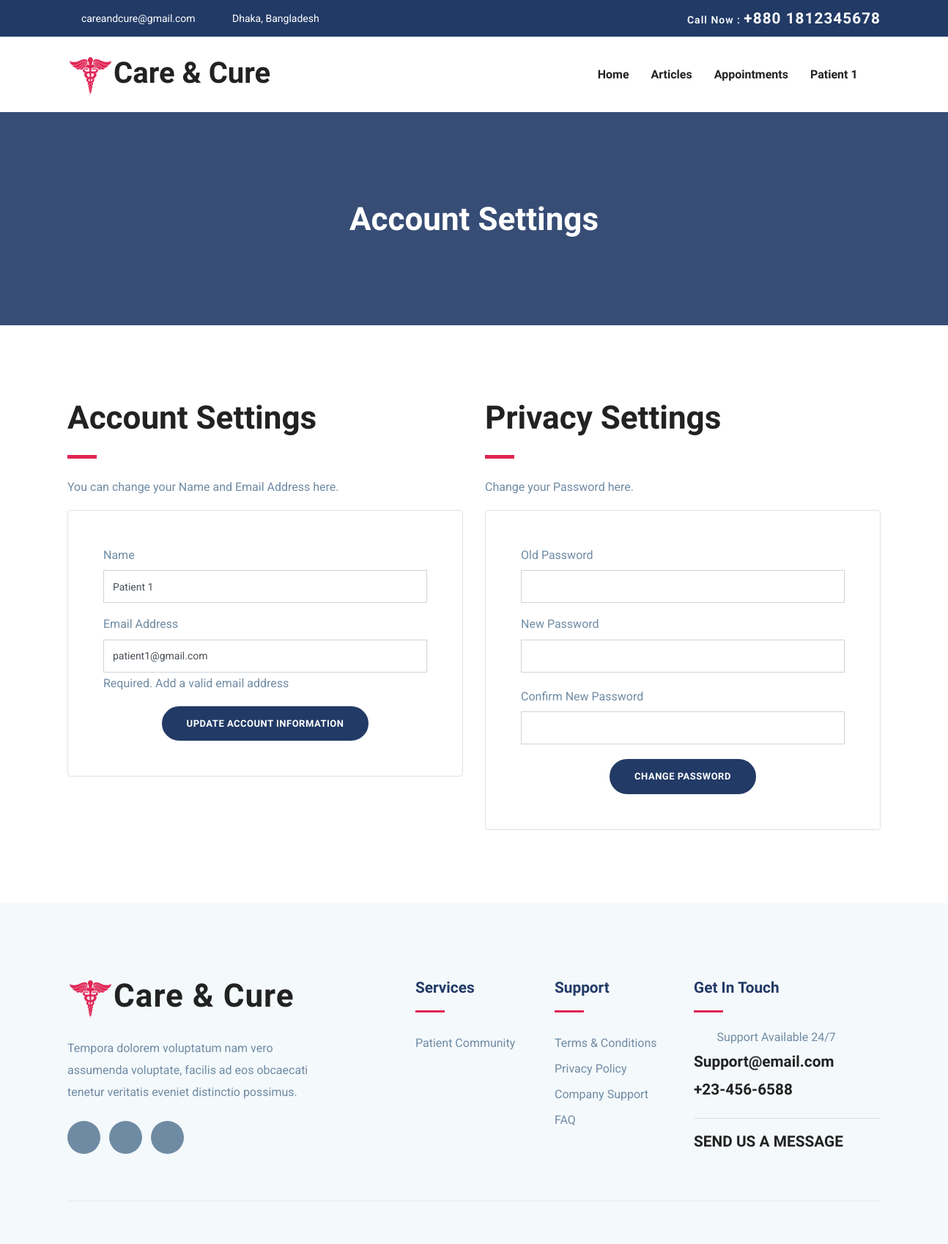
The page /auth/account-settings (signed in) on the database its author committed.
### user_control/models.py (models this page shows, shortened)
class UserModel(AbstractBaseUser, PermissionsMixin):
    email = models.EmailField(max_length=255, unique=True)
    name = models.CharField(max_length=255)
    is_patient = models.BooleanField(default=False)
    is_doctor = models.BooleanField(default=False)
    is_active = models.BooleanField(default=True)
    is_staff = models.BooleanField(default=False)
    is_admin = models.BooleanField(default=False)
    is_superuser = models.BooleanField(default=False)
    date_joined = models.DateTimeField(auto_now_add=True)
    USERNAME_FIELD = "email"
    REQUIRED_FIELDS = ["name"]
    objects = MyUserManager()
    class Meta:
        verbose_name = "User"
        verbose_name_plural = "Users"

### user_control/views.py (the view, shortened to what this page needs)
# urls.py: path("auth/account-settings", account_settings_view, name="account-settings"),
@login_required(login_url="login")
def account_settings_view(request):
    user = request.user
    information_form = AccountInformationForm(instance=user)
    password_form = PasswordChangeForm(request.user)
    context = {
        "information_form": information_form,
        "password_form": password_form,
    }
    return render(request, "pages/user-control/account-settings.html", context)

### user_control/forms.py
class AccountInformationForm(ModelForm):
    name = forms.CharField(
        max_length=60, widget=forms.TextInput(attrs={"placeholder": "Full Name"})
    )
    email = forms.EmailField(
        max_length=255,
        help_text="Required. Add a valid email address",
        widget=forms.TextInput(attrs={"placeholder": "Email Address"}),
    )
    class Meta:
        model = UserModel
        fields = ("name", "email")

### templates/pages/user-control/account-settings.html (shortened to what this page needs)
{% extends "base.html" %}
{% load static %}
{% load widget_tweaks %}
{% block content %}
<section class="page-title bg-1">
    <div class="container">
        <div class="row">
            <div class="col-md-12">
                <div class="block text-center">
                    <span class="text-white h2">Account Settings</span>
                </div>
            </div>
        </div>
    </div>
</section>
<section class="section doctor-single">
    <div class="container">
        <div class="row">
            <div class="col-lg-6 col-md-12">
                <div class="section-heading">
                    <h2>Account Settings</h2>
                    <div class="divider my-4"></div>
                </div>
                <p>You can change your Name and Email Address here.</p>
                <form class="p-4 p-md-5 border rounded" method="post">
                    <div class="row">
                        <div class="col-lg-12 col-md-12 col-sm-12">
                            <div class="form-group">
                                <label>Name</label>
                                {{ information_form.name|add_class:"form-control" }}
                            </div>
                        </div>
                    </div>
                    <div class="row">
                        <div class="col-lg-12 col-md-12 col-sm-12">
                            <div class="form-group">
                                <label>Email Address</label>
                                {{ information_form.email|add_class:"form-control" }}
                                <p>{{ information_form.email.help_text|safe }}</p>
                            </div>
                        </div>
                    </div>
                    <div class="text-center">
                        <button class="btn btn-main btn-round-full" type="submit">
                            <span>Update Account Information</span></button>
                    </div>
                </form>
            </div>
            <div class="col-lg-6 col-md-12">
                <h2>Privacy Settings</h2>
                <div class="divider my-4"></div>
                <p>Change your Password here.</p>
                <form class="p-4 p-md-5 border rounded" method="post">
                    <div class="row">
                        <div class="col-lg-12 col-md-12 col-sm-12">
                            <div class="form-group">
                                <label>Old Password</label>
                                {{ password_form.old_password|add_class:"form-control" }}
                            </div>
                        </div>
                    </div>
                    <div class="row">
                        <div class="col-lg-12 col-md-12 col-sm-12">
                            <div class="form-group">
                                <label>New Password</label>
                                {{ password_form.new_password1|add_class:"form-control" }}
                            </div>
                        </div>
                    </div>
                    <div class="row">
                        <div class="col-lg-12 col-md-12 col-sm-12">
                            <div class="form-group">
                                <label>Confirm New Password</label>
                                {{ password_form.new_password2|add_class:"form-control" }}
                            </div>
                        </div>
                    </div>
                    <div class="text-center">
                        <button class="btn btn-main btn-round-full" type="submit">
                            <span>Change Password</span></button>
                    </div>
                </form>
            </div>
        </div>
    </div>
</section>
{% endblock %}

### templates/components/navbar.html (shortened to what this page needs)
{% load static %}
<nav class="navbar navbar-expand-lg navigation" id="navbar">
    <div class="container">
        <a class="navbar-brand" href="{% url 'home' %}">
            <h1><img src="{% static 'images/logoo.png' %}" alt="" class="img-fluid">Care & Cure</h1>
        </a>
        <div class="collapse navbar-collapse" id="navbarmain">
            <ul class="navbar-nav ml-auto">
                <li class="nav-item active">
                    <a class="nav-link" href="{% url 'home' %}">Home</a>
                </li>
                <li class="nav-item"><a class="nav-link" href="{% url 'article-home' %}">Articles</a></li>
                {% if request.user.is_authenticated and request.user.is_doctor %}
                <li class="nav-item">
                    <a class="nav-link" href="{% url 'doctor-appointment-home' %}">Appointments</a>
                </li>
                {% elif request.user.is_authenticated and request.user.is_patient %}
                <li class="nav-item">
                    <a class="nav-link" href="{% url 'patient-appointment-home' %}">Appointments</a>
                </li>
                {% endif %}
                {% if request.user.is_authenticated %}
                <li class="nav-item dropdown">
                    <a class="nav-link dropdown-toggle" href="#" id="dropdown03" data-toggle="dropdown"
                        aria-haspopup="true" aria-expanded="false">{{ request.user.name }} <i
                            class="icofont-thin-down"></i></a>
                </li>
                {% endif %}
            </ul>
        </div>
    </div>
</nav>

### static-files/css/style.css (style rules this page uses)
html { overflow-x: hidden; }
body { line-height: 1.6; font-family: "Roboto", sans-serif; -webkit-font-smoothing: antialiased; font-size: 16px; color: #6f8ba4; font-weight: 400; }
h1, .h1, h2, .h2, h3, .h3, h4, .h4, h5, .h5, h6, .h6 { font-family: "Exo", sans-serif; font-weight: 700; color: #222; }
h1, .h1 { font-size: 2.5rem; }
h2, .h2 { font-size: 44px; }
p { line-height: 30px; }
input[type="email"], input[type="password"], input[type="text"], input[type="tel"] { box-shadow: none; height: 45px; outline: none; font-size: 14px; }
.form-control { box-shadow: none; border-radius: 0; }
.btn { display: inline-block; font-size: 14px; font-size: 0.8125rem; font-weight: 700; letter-spacing: 0.5px; padding: 0.75rem 2rem; font-family: "Exo", sans-serif; text-transform: uppercase; border-radius: 5px; border: 2px solid transparent; transition: all 0.35s ease; }
.btn-main { background: #223a66; color: #fff; border-color: #223a66; }
.btn-round-full { border-radius: 50px; }
.section { padding: 100px 0; }
a { color: #222; text-decoration: none; transition: all 0.35s ease; }
.page-title { padding: 120px 0px 70px 0px; position: relative; }
#navbarmain { padding: 20px 0px; }
#navbarmain .nav-link { font-weight: 600; padding: 10px 15px; color: #222; font-family: "Exo", sans-serif; text-transform: capitalize; font-size: 16px; transition: all 0.25s ease; }
.dropdown-toggle::after { display: none; }
.navbar-brand { margin-top: 10px; }
.bg-1 { background-size: cover; position: relative; }
.divider { width: 40px; height: 5px; background: #e12454; }

### rows shown on the page
UserModel: user.name "Patient 1", name "Patient 1", email "patient1@gmail.com"

### other values the page prints
{{ information_form.email.help_text|safe }} "Required. Add a valid email address"
